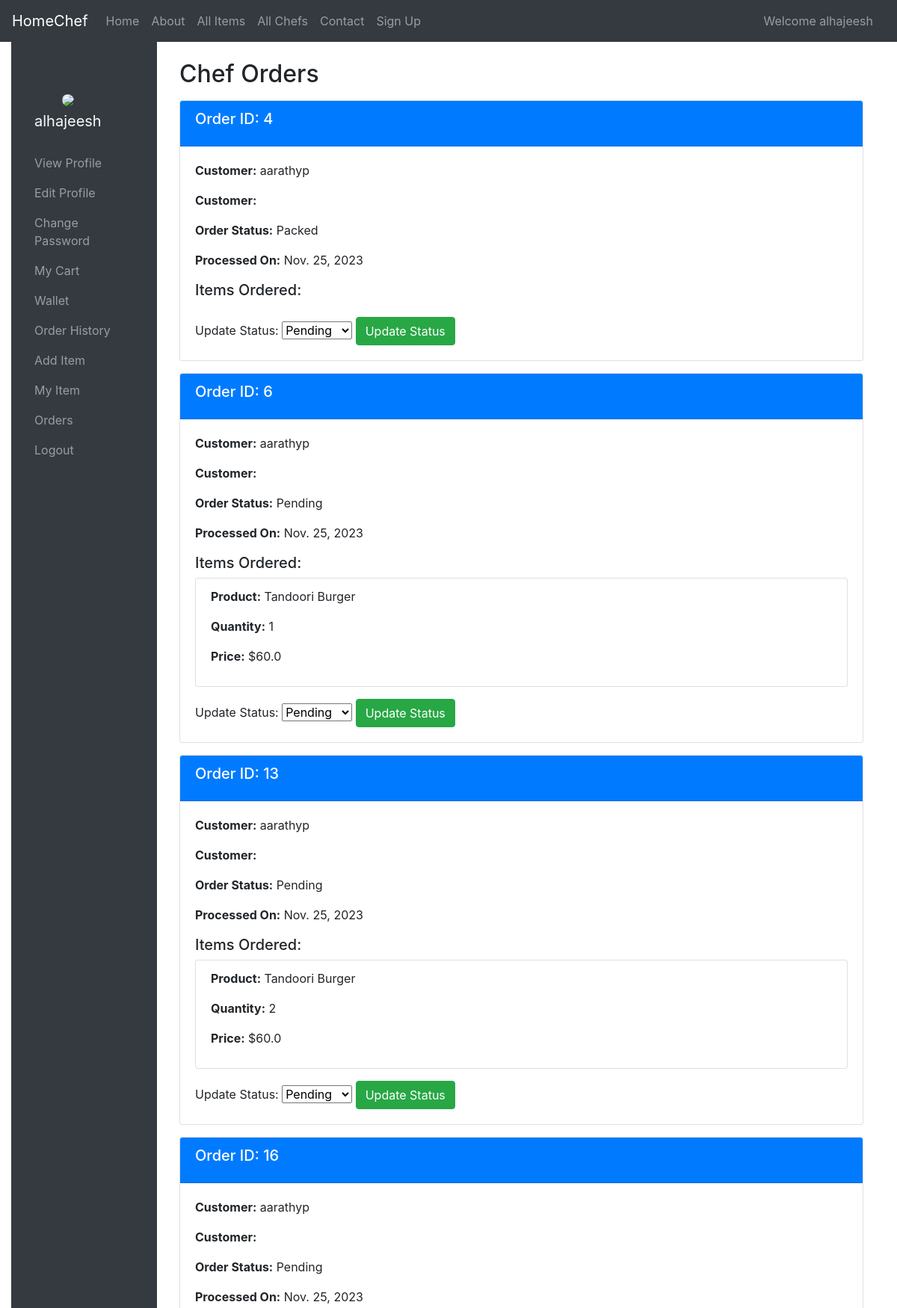
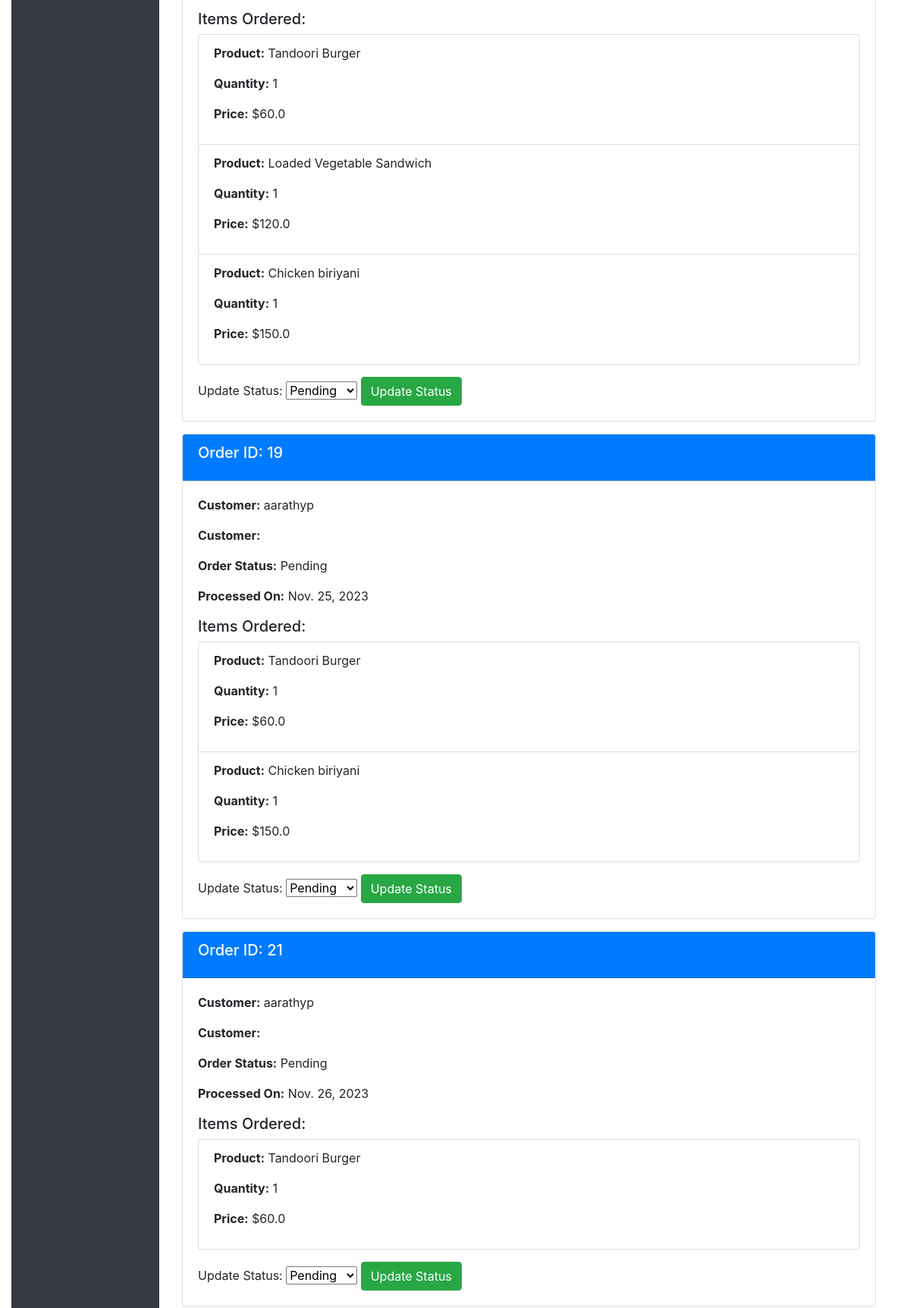
Page /chef_orders/ (signed in, upper part) on the committed database (2 pictures, top to bottom).
### secondapp/models.py (models this page shows, shortened)
class Order(models.Model):
    cust_id = models.ForeignKey(User, on_delete=models.CASCADE, related_name='customer_orders')
    chef = models.ForeignKey(User, on_delete=models.CASCADE, related_name='chef_orders', null=True, blank=True)
    cart_ids = models.CharField(max_length=250)
    delivery_address = models.TextField(blank=True)
    product_ids = models.CharField(max_length=250, default='')
    course_ids = models.CharField(max_length=250)
    invoice_id = models.CharField(max_length=250)
    status = models.BooleanField(default=False)
    processed_on = models.DateField(auto_now_add=True)
    order_status = models.CharField(max_length=20, choices=ORDER_STATUS_CHOICES, default='Pending')

class Cart(models.Model):
    user = models.ForeignKey(User, on_delete=models.CASCADE)
    product = models.ForeignKey(add_product, on_delete=models.CASCADE)
    quantity = models.IntegerField()
    status = models.BooleanField(default=False)
    order = models.ForeignKey(Order, on_delete=models.CASCADE, null=True, blank=True, related_name='items')

class add_product(models.Model):
    item_chef=models.ForeignKey(User,on_delete=models.CASCADE)
    item_name=models.CharField(max_length=250)
    item_category=models.ForeignKey(Category,on_delete=models.CASCADE)
    item_price=models.FloatField()
    item_image=models.ImageField(upload_to="products/%y/%m/%d")
    item_details=models.TextField()

### secondapp/views.py (the view)
# urls.py: path('chef_orders/',views.chef_orders, name='chef_orders'),
def chef_orders(request):
    chef = request.user
    orders = Order.objects.filter(chef=chef).prefetch_related('items__product')
    return render(request, 'chef_orders.html', {'orders': orders})

### templates/chef_orders.html (shortened to what this page needs)
{% extends "dashboard_base.html" %}
{% load static %}
{% block dashboard %}
<div class="container mt-4">
    <h2>Chef Orders</h2>
    {% for order in orders %}
    <div class="card mt-3">
        <div class="card-header bg-primary text-white">
            <h5 class="card-title">Order ID: {{ order.id }}</h5>
        </div>
        <div class="card-body">
            <p class="card-text"><strong>Customer:</strong> {{ order.cust_id.username }}</p>
            <p class="card-text"><strong>Customer:</strong> {{ order.cust_id.contact_number }}</p>
            <p class="card-text"><strong>Order Status:</strong> {{ order.order_status }}</p>
            <p class="card-text"><strong>Processed On:</strong> {{ order.processed_on }}</p>
            <h5 class="mt-3">Items Ordered:</h5>
            <ul class="list-group">
                {% for item in order.items.all %}
                <li class="list-group-item">
                    <p><strong>Product:</strong> {{ item.product.item_name }}</p>
                    <p><strong>Quantity:</strong> {{ item.quantity }}</p>
                    <p><strong>Price:</strong> ${{ item.product.item_price }}</p>
                </li>
                {% endfor %}
            </ul>
            <div class="mt-3">
                <form method="post" action="{% url 'update_order_status' order.id %}">
                    <label for="new_status">Update Status:</label>
                    <select name="new_status" id="new_status" class="form-select">
                        <option value="Pending">Pending</option>
                    </select>
                    <button type="submit" class="btn btn-success">Update Status</button>
                </form>
            </div>
        </div>
    </div>
    {% endfor %}
</div>
{% endblock %}

### templates/dashboard_base.html
{% extends "first.html" %}
{% load static %}
{% block myblock %}
    {% if user.is_superuser %}
        <div class="container">
            <div class="row">
                <div class="col-md-12 mt-4">
                    <div class="jumbotron">
                        <h1>Sorry Mr./Miss {{user.username}} You are not allowed Here</h1>
                    </div>
                </div>
            </div>
        </div>
    {% else %}
        <div class="container-fluid">
            <div class="row">
                <div class="col-md-2 bg-dark py-5">
                    <nav class="navbar navbar-dark">
                        <a href="#" class="navbar-brand">
                            <div class="text-center">
                                {% if data.profile_pic %}
                                    <img src="/media/{{data.profile_pic}}" class="img-fluid rounded-circle" style="max-width: 50px;">
                                {% else %}
                                    <img src="{% static 'images/user.png' %}" class="img-fluid rounded-circle" style="max-width: 50px;">
                                {% endif %}
                            </div>
                            <p class="text-light">{{user.username}}</p>
                        </a>
                        <ul class="navbar-nav flex-column">
                            <li class="nav-item">
                                <a href="{% url 'cust_dashboard'%}" class="nav-link">View Profile</a>
                            </li>
                            <li class="nav-item">
                                <a href="{% url 'edit_profile'%}" class="nav-link">Edit Profile</a>
                            </li>
                            <li class="nav-item">
                                <a href="{% url 'change_password' %}" class="nav-link">Change Password</a>
                            </li>
                            <li class="nav-item">
                                <a href="{% url 'cart' %}" class="nav-link">My Cart</a>
                            </li>
                            <li class="nav-item">
                                <a href="{% url 'view_wallet' %}" class="nav-link">Wallet</a>
                            </li>
                            <li class="nav-item">
                                <a href="{% url 'order_history' %}" class="nav-link">Order History</a>
                            </li>
                            {% if user.is_staff %}
                                <li class="nav-item">
                                    <a href="{% url 'add_item_view' %}" class="nav-link">Add Item</a>
                                </li>
                                <li class="nav-item">
                                    <a href="{% url 'my_products' %}" class="nav-link">My Item</a>
                                </li>
                                <li class="nav-item">
                                    <a href="{% url 'chef_orders' %}" class="nav-link">Orders</a>
                                </li>
                            {% endif %}
                            <li class="nav-item">
                                <a href="{% url 'logout' %}" class="nav-link">Logout</a>
                            </li>
                        </ul>
                    </nav>
                </div>
                <div class="col-md-10">
                    {% block dashboard %}
                    {% endblock %}
                </div>
            </div>
        </div>
    {% endif %}
{% endblock %}

### templates/first.html (shortened to what this page needs)
<!DOCTYPE html>
{% load static %}
<html lang="en">
<head>
    <link rel="stylesheet" href="{% static 'bootstrap/css/bootstrap.min.css' %}">
    <link href="https://stackpath.bootstrapcdn.com/font-awesome/4.7.0/css/font-awesome.min.css" rel="stylesheet">
</head>
<body>
<div class="container-fluid">
    <div class="row">
        <div class="col-md-12 px-0">
            <nav class="navbar navbar-expand bg-dark navbar-dark">
                <a href="{% url 'index' %}" class="navbar-brand">HomeChef</a>
                <ul class="navbar-nav">
                    <li class="nav-item">
                        <a href="{% url 'index' %}" class="nav-link">Home</a>
                    </li>
                    <li class="nav-item">
                        <a href="{% url 'about' %}" class="nav-link">About</a>
                    </li>
                    <li class="nav-item">
                        <a href="{% url 'all_products' %}" class="nav-link">All Items</a>
                    </li>
                    <li class="nav-item">
                        <a href="{% url 'all_chefs' %}" class="nav-link">All Chefs</a>
                    </li>
                    <li class="nav-item">
                        <a href="{% url 'contact' %}" class="nav-link">Contact</a>
                    </li>
                    <li class="nav-item mr-2">
                        <a href="{% url 'reg' %}" class="nav-link">Sign Up</a>
                    </li>
                </ul>
                <ul class="navbar-nav ml-auto">
                    {% if user.is_authenticated %}
                        <li class="nav-item mr-2">
                            <a href="{% url 'cust_dashboard' %}" class="nav-link">Welcome {{ user.username }}</a>
                        </li>
                    {% endif %}
                </ul>
            </nav>
        </div>
    </div>
    {% block myblock %}{% endblock %}
</div>
</body>
</html>

### templates/first.html (style rules this page uses)
img { width: 100%; }
.navbar { background-color: #343a40; }
.navbar-brand, .navbar-nav .nav-link { color: white; }

### rows in the picture
Order: id "4", cust_id.username "aarathyp", order_status "Packed", processed_on "Nov. 25, 2023"
Order: id "6", cust_id.username "aarathyp", order_status "Pending", processed_on "Nov. 25, 2023"
Cart: product.item_name "Tandoori Burger", quantity "1", product.item_price "60.0"
Order: id "13", cust_id.username "aarathyp", order_status "Pending", processed_on "Nov. 25, 2023"
Cart: product.item_name "Tandoori Burger", quantity "2", product.item_price "60.0"
Order: id "16", cust_id.username "aarathyp", order_status "Pending", processed_on "Nov. 25, 2023"
Cart: product.item_name "Tandoori Burger", quantity "1", product.item_price "60.0"
Cart: product.item_name "Loaded Vegetable Sandwich", quantity "1", product.item_price "120.0"
Cart: product.item_name "Chicken biriyani", quantity "1", product.item_price "150.0"
Order: id "19", cust_id.username "aarathyp", order_status "Pending", processed_on "Nov. 25, 2023"
Cart: product.item_name "Tandoori Burger", quantity "1", product.item_price "60.0"
Cart: product.item_name "Chicken biriyani", quantity "1", product.item_price "150.0"
Order: id "21", cust_id.username "aarathyp", order_status "Pending", processed_on "Nov. 26, 2023"
Cart: product.item_name "Tandoori Burger", quantity "1", product.item_price "60.0"

### other values in the picture
{{ user.username }} "alhajeesh"
